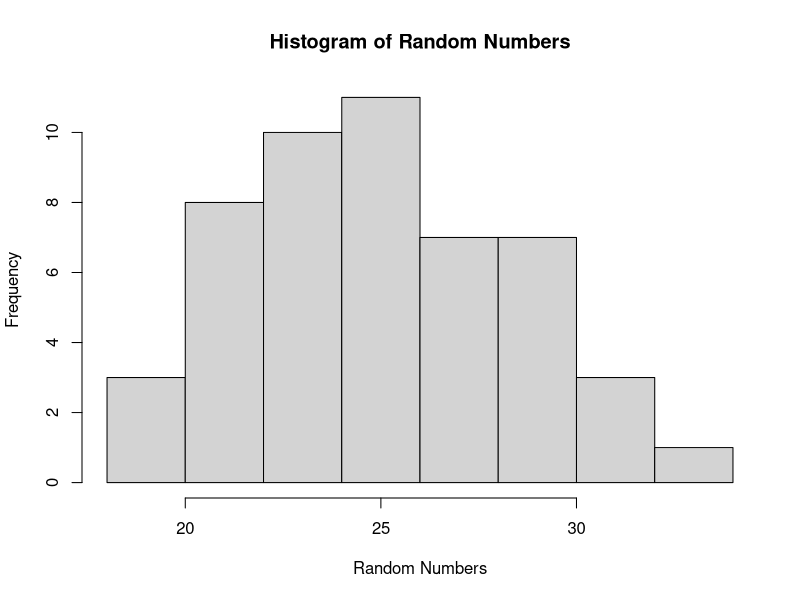
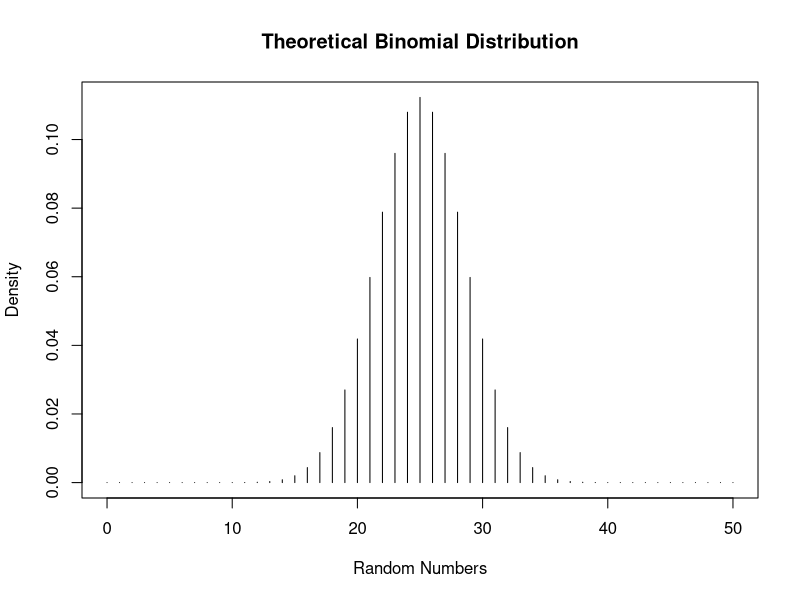

Generate these figures, in order, with R:
set.seed(123) # for reproducibility
size <- 50
prob <- 0.5
random_numbers <- rbinom(n = 50, size = size, prob = prob)

# Task 2: Describe the set of 50 random numbers and compare it with theoretical binomial distribution
summary(random_numbers) # basic statistics

hist(random_numbers, main = "Histogram of Random Numbers", xlab = "Random Numbers") # histogram

# Theoretical binomial distribution
x <- seq(0, size, 1)
y <- dbinom(x, size = size, prob = prob)
plot(x, y, type = "h", main = "Theoretical Binomial Distribution", xlab = "Random Numbers", ylab = "Density")
# Task 3: Test if the 50 random numbers follow a normal distribution
shapiro.test(random_numbers) # Shapiro-Wilk normality test
tx<-table(random_numbers)
tx
random_numbers
ntX<-as.numeric(rownames(tx))
ntX
ptX<-dnorm(x=ntX,mean = mean(random_numbers),sd= sd(random_numbers))
ptX
sum(ptX)
nptX<-ptX/sum(ptX)
nptX
sum(nptX)
(tx -50*nptX)^2 /(50*nptX)
chisq.test(random_numbers)
chisq.test(table(random_numbers))
chisq.test(random_numbers)
chihung<- (tx -50*nptX)^2 /(50*nptX)
chihung
random_numbers
sum(chihung)
chisq.test(x=ntX,p=nptX)
nptX
chisq.test(x=tx,p =nptX)

